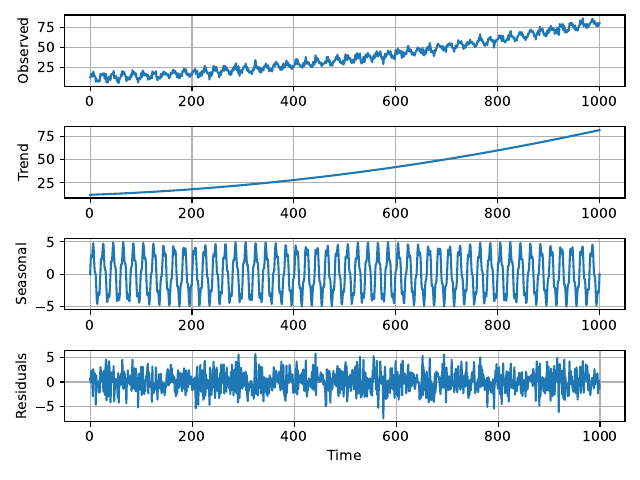

Write Python code to recreate this figure.
import matplotlib.pyplot as plt
import numpy as np

from src.lib import signal

N = 1000
t = np.linspace(0, N, N)
residuals = np.random.normal(0, scale=2, size=N)


def trend(t):
    return 0.00005 * t**2 + 0.02 * t + 12


def seasonal(t):
    return signal.Sin(A=4, f=50, phi=0)(t) + signal.Sin(A=1, f=204, phi=0)(t)


def time_series(t):
    return trend(t) + seasonal(t) + residuals


y = time_series(t)
np.save("time_series.npy", y)


fig, ax = plt.subplots(4)

ax[0].plot(t, y)
ax[0].set_ylabel("Observed")
ax[0].grid()

ax[1].plot(t, trend(t))
ax[1].set_ylabel("Trend")
ax[1].grid()

ax[2].plot(t, seasonal(t))
ax[2].set_ylabel("Seasonal")
ax[2].grid()

ax[3].plot(residuals)
ax[3].set_ylabel("Residuals")
ax[3].set_xlabel("Time")
ax[3].grid()

plt.tight_layout()
plt.savefig("src/10/01.pdf", format="pdf")
plt.show()
